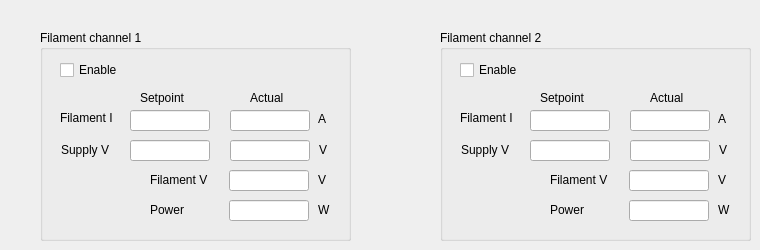
    <widget class="QWidget" name="Filament">
     <attribute name="title">
      <string>Filament</string>
     </attribute>
     <widget class="QGroupBox" name="gpFilament1">
      <property name="geometry">
       <rect>
        <x>40</x>
        <y>30</y>
        <width>311</width>
        <height>211</height>
       </rect>
      </property>
      <property name="title">
       <string>Filament channel 1</string>
      </property>
      <widget class="QCheckBox" name="chkEnableFilament1">
       <property name="geometry">
        <rect>
         <x>20</x>
         <y>30</y>
         <width>86</width>
         <height>20</height>
        </rect>
       </property>
       <property name="text">
        <string>Enable</string>
       </property>
      </widget>
      <widget class="QLineEdit" name="leSFLI_1">
       <property name="geometry">
        <rect>
         <x>90</x>
         <y>80</y>
         <width>80</width>
         <height>21</height>
        </rect>
       </property>
      </widget>
      <widget class="QLineEdit" name="leGFLAI_1">
       <property name="geometry">
        <rect>
         <x>190</x>
         <y>80</y>
         <width>80</width>
         <height>21</height>
        </rect>
       </property>
       <property name="readOnly">
        <bool>true</bool>
       </property>
      </widget>
      <widget class="QLineEdit" name="leGFLASV_1">
       <property name="geometry">
        <rect>
         <x>190</x>
         <y>110</y>
         <width>80</width>
         <height>21</height>
        </rect>
       </property>
       <property name="readOnly">
        <bool>true</bool>
       </property>
      </widget>
      <widget class="QLineEdit" name="leSFLSV_1">
       <property name="geometry">
        <rect>
         <x>90</x>
         <y>110</y>
         <width>80</width>
         <height>21</height>
        </rect>
       </property>
      </widget>
      <widget class="QLineEdit" name="leGFLV_1">
       <property name="geometry">
        <rect>
         <x>189</x>
         <y>140</y>
         <width>80</width>
         <height>21</height>
        </rect>
       </property>
       <property name="readOnly">
        <bool>true</bool>
       </property>
      </widget>
      <widget class="QLineEdit" name="leGFLPWR_1">
       <property name="geometry">
        <rect>
         <x>189</x>
         <y>170</y>
         <width>80</width>
         <height>21</height>
        </rect>
       </property>
       <property name="readOnly">
        <bool>true</bool>
       </property>
      </widget>
      <widget class="QLabel" name="label_164">
       <property name="geometry">
        <rect>
         <x>20</x>
         <y>80</y>
         <width>61</width>
         <height>16</height>
        </rect>
       </property>
       <property name="text">
        <string>Filament I</string>
       </property>
      </widget>
      <widget class="QLabel" name="label_165">
       <property name="geometry">
        <rect>
         <x>100</x>
         <y>60</y>
         <width>71</width>
         <height>16</height>
        </rect>
       </property>
       <property name="text">
        <string>Setpoint</string>
       </property>
      </widget>
      <widget class="QLabel" name="label_166">
       <property name="geometry">
        <rect>
         <x>210</x>
         <y>60</y>
         <width>51</width>
         <height>16</height>
        </rect>
       </property>
       <property name="text">
        <string>Actual</string>
       </property>
      </widget>
      <widget class="QLabel" name="label_167">
       <property name="geometry">
        <rect>
         <x>21</x>
         <y>112</y>
         <width>61</width>
         <height>16</height>
        </rect>
       </property>
       <property name="text">
        <string>Supply V</string>
       </property>
      </widget>
      <widget class="QLabel" name="label_168">
       <property name="geometry">
        <rect>
         <x>110</x>
         <y>142</y>
         <width>81</width>
         <height>16</height>
        </rect>
       </property>
       <property name="text">
        <string>Filament V</string>
       </property>
      </widget>
      <widget class="QLabel" name="label_169">
       <property name="geometry">
        <rect>
         <x>110</x>
         <y>172</y>
         <width>61</width>
         <height>16</height>
        </rect>
       </property>
       <property name="text">
        <string>Power</string>
       </property>
      </widget>
      <widget class="QLabel" name="label_170">
       <property name="geometry">
        <rect>
         <x>278</x>
         <y>81</y>
         <width>21</width>
         <height>16</height>
        </rect>
       </property>
       <property name="text">
        <string>A</string>
       </property>
      </widget>
      <widget class="QLabel" name="label_171">
       <property name="geometry">
        <rect>
         <x>279</x>
         <y>112</y>
         <width>21</width>
         <height>16</height>
        </rect>
       </property>
       <property name="text">
        <string>V</string>
       </property>
      </widget>
      <widget class="QLabel" name="label_172">
       <property name="geometry">
        <rect>
         <x>278</x>
         <y>142</y>
         <width>21</width>
         <height>16</height>
        </rect>
       </property>
       <property name="text">
        <string>V</string>
       </property>
      </widget>
      <widget class="QLabel" name="label_173">
       <property name="geometry">
        <rect>
         <x>278</x>
         <y>172</y>
         <width>21</width>
         <height>16</height>
        </rect>
       </property>
       <property name="text">
        <string>W</string>
       </property>
      </widget>
     </widget>
     <widget class="QGroupBox" name="gpFilament2">
      <property name="geometry">
       <rect>
        <x>440</x>
        <y>30</y>
        <width>311</width>
        <height>211</height>
       </rect>
      </property>
      <property name="title">
       <string>Filament channel 2</string>
      </property>
      <widget class="QCheckBox" name="chkEnableFilament2">
       <property name="geometry">
        <rect>
         <x>20</x>
         <y>30</y>
         <width>86</width>
         <height>20</height>
        </rect>
       </property>
       <property name="text">
        <string>Enable</string>
       </property>
      </widget>
      <widget class="QLineEdit" name="leSFLI_2">
       <property name="geometry">
        <rect>
         <x>90</x>
         <y>80</y>
         <width>80</width>
         <height>21</height>
        </rect>
       </property>
      </widget>
      <widget class="QLineEdit" name="leGFLAI_2">
       <property name="geometry">
        <rect>
         <x>190</x>
         <y>80</y>
         <width>80</width>
         <height>21</height>
        </rect>
       </property>
       <property name="readOnly">
        <bool>true</bool>
       </property>
      </widget>
      <widget class="QLineEdit" name="leGFLASV_2">
       <property name="geometry">
        <rect>
         <x>190</x>
         <y>110</y>
         <width>80</width>
         <height>21</height>
        </rect>
       </property>
       <property name="readOnly">
        <bool>true</bool>
       </property>
      </widget>
      <widget class="QLineEdit" name="leSFLSV_2">
       <property name="geometry">
        <rect>
         <x>90</x>
         <y>110</y>
         <width>80</width>
         <height>21</height>
        </rect>
       </property>
      </widget>
      <widget class="QLineEdit" name="leGFLV_2">
       <property name="geometry">
        <rect>
         <x>189</x>
         <y>140</y>
         <width>80</width>
         <height>21</height>
        </rect>
       </property>
       <property name="readOnly">
        <bool>true</bool>
       </property>
      </widget>
      <widget class="QLineEdit" name="leGFLPWR_2">
       <property name="geometry">
        <rect>
         <x>189</x>
         <y>170</y>
         <width>80</width>
         <height>21</height>
        </rect>
       </property>
       <property name="readOnly">
        <bool>true</bool>
       </property>
      </widget>
      <widget class="QLabel" name="label_174">
       <property name="geometry">
        <rect>
         <x>20</x>
         <y>80</y>
         <width>61</width>
         <height>16</height>
        </rect>
       </property>
       <property name="text">
        <string>Filament I</string>
       </property>
      </widget>
      <widget class="QLabel" name="label_175">
       <property name="geometry">
        <rect>
         <x>100</x>
         <y>60</y>
         <width>71</width>
         <height>16</height>
        </rect>
       </property>
       <property name="text">
        <string>Setpoint</string>
       </property>
      </widget>
      <widget class="QLabel" name="label_176">
       <property name="geometry">
        <rect>
         <x>210</x>
         <y>60</y>
         <width>51</width>
         <height>16</height>
        </rect>
       </property>
       <property name="text">
        <string>Actual</string>
       </property>
      </widget>
      <widget class="QLabel" name="label_177">
       <property name="geometry">
        <rect>
         <x>21</x>
         <y>112</y>
         <width>61</width>
         <height>16</height>
        </rect>
       </property>
       <property name="text">
        <string>Supply V</string>
       </property>
      </widget>
      <widget class="QLabel" name="label_178">
       <property name="geometry">
        <rect>
         <x>110</x>
         <y>142</y>
         <width>81</width>
         <height>16</height>
        </rect>
       </property>
       <property name="text">
        <string>Filament V</string>
       </property>
      </widget>
      <widget class="QLabel" name="label_179">
       <property name="geometry">
        <rect>
         <x>110</x>
         <y>172</y>
         <width>61</width>
         <height>16</height>
        </rect>
       </property>
       <property name="text">
        <string>Power</string>
       </property>
      </widget>
      <widget class="QLabel" name="label_180">
       <property name="geometry">
        <rect>
         <x>278</x>
         <y>81</y>
         <width>21</width>
         <height>16</height>
        </rect>
       </property>
       <property name="text">
        <string>A</string>
       </property>
      </widget>
      <widget class="QLabel" name="label_181">
       <property name="geometry">
        <rect>
         <x>279</x>
         <y>112</y>
         <width>21</width>
         <height>16</height>
        </rect>
       </property>
       <property name="text">
        <string>V</string>
       </property>
      </widget>
      <widget class="QLabel" name="label_182">
       <property name="geometry">
        <rect>
         <x>278</x>
         <y>142</y>
         <width>21</width>
         <height>16</height>
        </rect>
       </property>
       <property name="text">
        <string>V</string>
       </property>
      </widget>
      <widget class="QLabel" name="label_183">
       <property name="geometry">
        <rect>
         <x>278</x>
         <y>172</y>
         <width>21</width>
         <height>16</height>
        </rect>
       </property>
       <property name="text">
        <string>W</string>
       </property>
      </widget>
     </widget>
    </widget>
